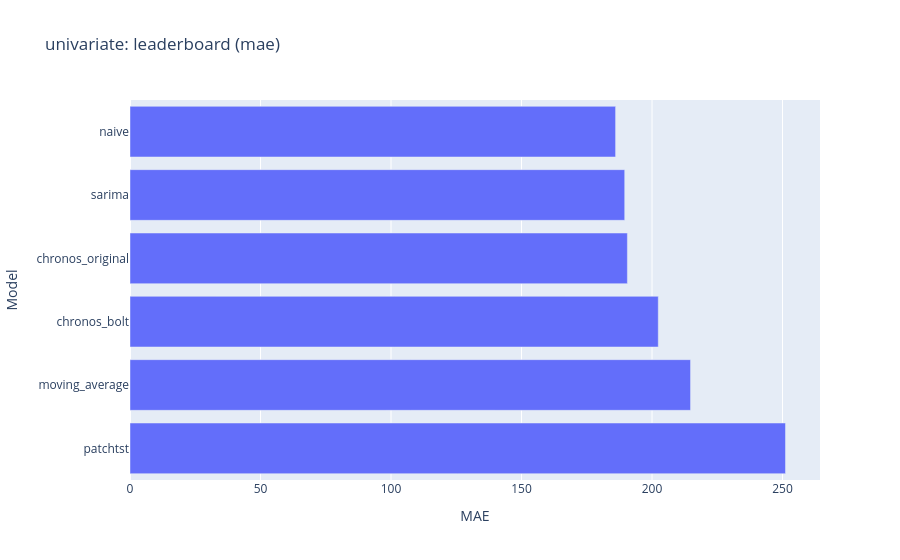
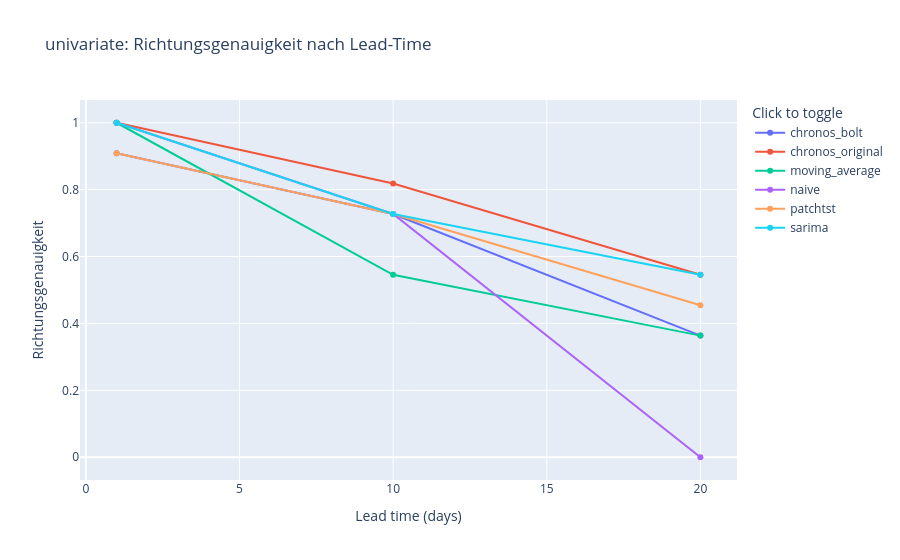

The notebook cell saved with these charts, in order:
### Code cell
univariate_leaderboard_fig = compare_leaderboard(univariate_results, 'univariate')
display(univariate_leaderboard_fig)
save_interactive_figure(univariate_leaderboard_fig, FIGURES / f'univariate_leaderboard_{data_hash[:12]}.html')

univariate_directional_fig = error_by_lead_time_figure(univariate_metrics, 'univariate: Richtungsgenauigkeit nach Lead-Time',
                                                         metric='directional_accuracy', y_label='Richtungsgenauigkeit')
display(univariate_directional_fig)
save_interactive_figure(univariate_directional_fig, FIGURES / f'univariate_directional_accuracy_{data_hash[:12]}.html')

### Figure 1 — Plotly figure (JSON) as saved in the notebook; plotly's stock layout.template omitted (floating-point values rounded to 4 significant figures)
{"data": [{"orientation": "h", "type": "bar", "x": [186.0, 189.5, 190.6, 202.4, 214.8, 251.1], "y": ["naive", "sarima", "chronos_original", "chronos_bolt", "moving_average", "patchtst"]}], "layout": {"title": {"text": "univariate: leaderboard (mae)"}, "xaxis": {"title": {"text": "MAE"}}, "yaxis": {"autorange": "reversed", "title": {"text": "Model"}}}}

### Figure 2 — Plotly figure (JSON) as saved in the notebook; plotly's stock layout.template omitted (floating-point values rounded to 4 significant figures)
{"data": [{"mode": "lines+markers", "name": "chronos_bolt", "type": "scatter", "x": [1, 10, 20], "y": [0.9091, 0.7273, 0.3636]}, {"mode": "lines+markers", "name": "chronos_original", "type": "scatter", "x": [1, 10, 20], "y": [1.0, 0.8182, 0.5455]}, {"mode": "lines+markers", "name": "moving_average", "type": "scatter", "x": [1, 10, 20], "y": [1.0, 0.5455, 0.3636]}, {"mode": "lines+markers", "name": "naive", "type": "scatter", "x": [1, 10, 20], "y": [1.0, 0.7273, 0.0]}, {"mode": "lines+markers", "name": "patchtst", "type": "scatter", "x": [1, 10, 20], "y": [0.9091, 0.7273, 0.4545]}, {"mode": "lines+markers", "name": "sarima", "type": "scatter", "x": [1, 10, 20], "y": [1.0, 0.7273, 0.5455]}], "layout": {"legend": {"title": {"text": "Click to toggle"}}, "title": {"text": "univariate: Richtungsgenauigkeit nach Lead-Time"}, "xaxis": {"title": {"text": "Lead time (days)"}}, "yaxis": {"title": {"text": "Richtungsgenauigkeit"}}}}
